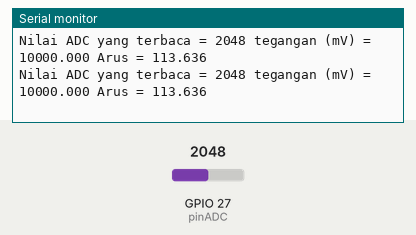
This sketch was run on a simulated ESP32. On the bench: the last lines printed to the serial monitor. The test bench sets the inputs (shaded band); at power-on: GPIO 27 (pinADC) = 2048. WiFi joins after 1.5 s; servers stay silent unless stated.

Above: at 2.7 s.
2.8 s: GPIO 27 (pinADC) set to 2866
At 3.0 s:
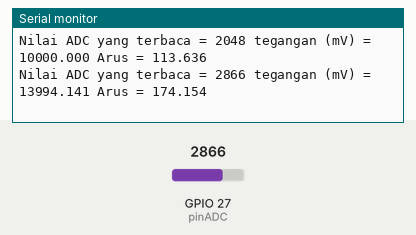
4.3 s: GPIO 27 (pinADC) set to 3603
At 4.42 s:
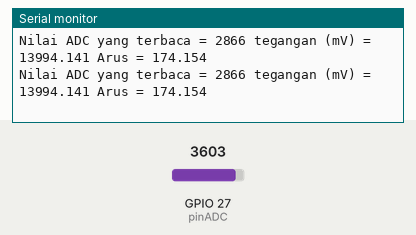
Timing chart, 0 to 7.3 s (numbered marks = the images above; inputs shaded):
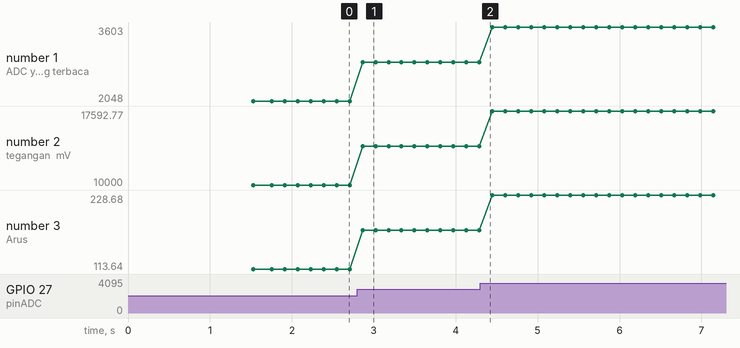

Measured:
- after the input at 2.8 s, the serial monitor: prints a new line after 0.06 s (image 1)
- plotted number 1: 2048 → 2866 after the input at 2.8 s, 2866 → 3603 after the input at 4.3 s
- plotted number 2: 10000 → 13994.14 after the input at 2.8 s, 13994.14 → 17592.77 after the input at 4.3 s
- plotted number 3: 113.64 → 174.15 after the input at 2.8 s, 174.15 → 228.68 after the input at 4.3 s

The sketch:

esp32_test.ino
```cpp
#include <WiFi.h>
#include <FirebaseESP32.h>

#define FIREBASE_HOST "https://electric-socket-default-rtdb.firebaseio.com/"
#define FIREBASE_AUTH "5rLy39hUjnJrYUOmgEiUpyM57C6ZnvGiqnMPLLs3"
#define WIFI_SSID "Milik Rakyat"
#define WIFI_PASSWORD "66666666"
FirebaseData firebaseData;
FirebaseJson json;


const int pinADC = 27;
int sensitivitas = 66;
int nilaiadc = 00;
int teganganoffset = 2500; //
double tegangan = 00;
double nilaiarus = 00;

void setup()
{
  Serial.begin(9600);
  WiFi.begin(WIFI_SSID, WIFI_PASSWORD);
  Serial.print("Connecting to Wi-Fi");
  while (WiFi.status() != WL_CONNECTED)
  {
    Serial.print(".");
    delay(300);
  }
  Serial.println();
  Serial.print("Connected with IP: ");
  Serial.println(WiFi.localIP());
  Serial.println();

  Firebase.begin(FIREBASE_HOST, FIREBASE_AUTH);
  Firebase.reconnectWiFi(true);
  Firebase.setReadTimeout(firebaseData, 1000 * 60);
  Firebase.setwriteSizeLimit(firebaseData, "tiny");
  Serial.println("------------------------------------");
  Serial.println("Connected...");

}

void loop()
{
  nilaiadc = analogRead(pinADC);
  tegangan = (nilaiadc / 1024.0) * 5000;
  nilaiarus = ((tegangan - teganganoffset) / sensitivitas);

  Serial.print("Nilai ADC yang terbaca = " );
  Serial.print(nilaiadc);
  Serial.print(" tegangan (mV) = ");
  Serial.print(tegangan, 3);
  Serial.print(" Arus = ");
  Serial.println(nilaiarus, 3);

  json.set("/data", nilaiarus);
  Firebase.updateNode(firebaseData,"/Sensor",json);
}
```
